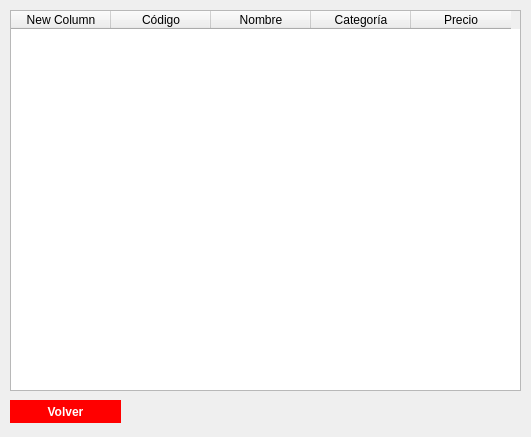
<?xml version="1.0" encoding="UTF-8"?>
<ui version="4.0">
 <class>Dialog</class>
 <widget class="QDialog" name="Dialog">
  <property name="geometry">
   <rect>
    <x>0</x>
    <y>0</y>
    <width>531</width>
    <height>437</height>
   </rect>
  </property>
  <property name="windowTitle">
   <string>Dialog</string>
  </property>
  <widget class="QTableWidget" name="tabla">
   <property name="geometry">
    <rect>
     <x>10</x>
     <y>10</y>
     <width>511</width>
     <height>381</height>
    </rect>
   </property>
   <column>
    <property name="text">
     <string>New Column</string>
    </property>
   </column>
   <column>
    <property name="text">
     <string>Código</string>
    </property>
   </column>
   <column>
    <property name="text">
     <string>Nombre</string>
    </property>
   </column>
   <column>
    <property name="text">
     <string>Categoría</string>
    </property>
   </column>
   <column>
    <property name="text">
     <string>Precio</string>
    </property>
   </column>
  </widget>
  <widget class="QPushButton" name="pushButton_2">
   <property name="geometry">
    <rect>
     <x>10</x>
     <y>400</y>
     <width>111</width>
     <height>23</height>
    </rect>
   </property>
   <property name="styleSheet">
    <string notr="true">background-color: red;
border: none;
color: white;
font-weight: bold;</string>
   </property>
   <property name="text">
    <string>Volver</string>
   </property>
  </widget>
 </widget>
 <resources/>
 <connections/>
</ui>
